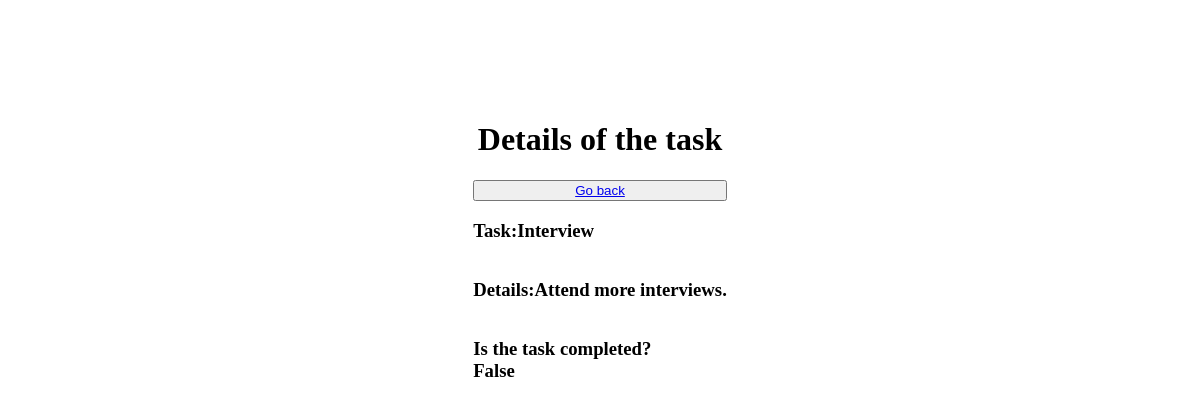
/task-detail/9/, run on the app's committed database.
### todo2/models.py (models this page shows, shortened)
class Tasks(models.Model):
    title = models.CharField(max_length=150)
    description = models.TextField(blank=True)
    completed = models.BooleanField(default =False)
    created = models.DateTimeField(auto_now_add=True)

### todo2/views.py (the view)
# urls.py: path('task-detail/<int:pk>/', TaskDetail.as_view(), name='task-detail'),
class TaskDetail(DetailView):
    model = Tasks
    context_object_name = 'tasks'
    success_url = reverse_lazy('tasks')
    template_name = 'task-detail.html'

### templates/task-detail.html (shortened to what this page needs)
{% load static %}
<!DOCTYPE html>
<html lang="en">
<head>
    <link rel="stylesheet" href="{% static 'css/todostyle.css' %}">
</head>
<body>
    <div class="enter">
        <h1 align="center">Details of the task</h1>
        <button type="submit" class="btn"><a href="{% url 'tasks' %}">Go back</a></button>
        <h3>Task:{{tasks.title}}</h3>
        <h3>Details:{{tasks.description}}</h3>
        <h3>Is the task completed? <br> {{tasks.completed}}</h3>
    </div>
</body>
</html>

### todo2/static/css/todostyle.css (style rules this page uses)
body { background-image: url('/static/media/tasktodo.jpg') ; background-size: cover; display: grid; justify-content: center; align-items: center; margin-top: 100px; }
.enter { display: grid; }

### data on the page
Tasks: title "Interview", description "Attend more interviews.", completed "False"
